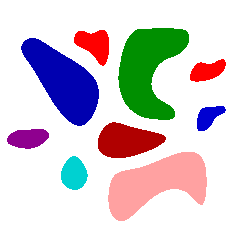
#> input picture Trabalho 3/objetos3.png, 238 x 238 px, found by its file name
$ jupyter execute Trab3.ipynb
#> lines starting #> are read from the running program, lines starting #| are printed output that depends on the picture; after the words box and inside, x2 and y2 are one past the last pixel; in counts of white or black regions, pixels touching at a corner belong together; long printed decimals are rounded
[cell 1]
import cv2
import numpy as np
import math
import matplotlib.pyplot as plt
from google.colab.patches import cv2_imshow
import gc

[cell 2]
def pegarContorno(img, limiar):
  thresh_img = img
  thresh_img[thresh_img<limiar] = 0
  contorno, _ = cv2.findContours(thresh_img, cv2.RETR_TREE, cv2.CHAIN_APPROX_SIMPLE)
  img_contorno = np.ones(img.shape+(3,))*255
  cv2.drawContours(img_contorno, contorno[1:], -1, (0,0,255), 2)
  return img_contorno, thresh_img, contorno

[cell 3]
def calcularExcentricidade(momento):
  a1 = (momento['mu20']+momento['mu02'])/2
  a2 = np.sqrt(4*momento['mu11']**2+(momento['mu20']-momento['mu02'])**2)/2
  minor_axis = a1-a2
  major_axis = a1+a2
  return np.sqrt(1-minor_axis/major_axis)

[cell 4]
def extrairPropriedades(contorno, img_contorno):
  i = 1
  cores = [(204,204,255),(204,229,255),(204,255,255),(204,255,229),(204,255,204),(229,255,204),(255,255,204),(255,229,204),(255,204,229),(229,204,255)]
  info = []
  areas = []
  obj_pequeno = 0
  obj_medio = 0
  obj_grande = 0
  for cnt_atual in contorno[1:]:
    #Calculo da Area e perimetro
    area = cv2.contourArea(cnt_atual)
    areas.append(area)
    perimetro = cv2.arcLength(cnt_atual,True)

    #Calculo da excentricidade
    momento = cv2.moments(cnt_atual)
    excentricidade = calcularExcentricidade(momento)
    print(excentricidade)

    #Calculo da solidez
    casca = cv2.convexHull(cnt_atual)
    areaDaCasca = cv2.contourArea(casca)
    solidez = area/areaDaCasca

    #Pega o centroide do contorno
    cx = int(momento['m10']/momento['m00'])
    cy = int(momento['m01']/momento['m00'])
    #Preenche o contorno
    cv2.drawContours(img_contorno, contorno, i, cores[i%len(cores)], -1)
    #Escreve a sua respectiva numeração
    cv2.putText(img_contorno, str(i-1), (cx,cy), cv2.FONT_HERSHEY_SIMPLEX, 0.4 ,(0,0,0))
    i += 1
    if area < 1500:
      obj_pequeno += 1
    elif area >= 1500 and area < 3000:
      obj_medio += 1
    else:
      obj_grande += 1
  plt.hist(areas, bins=[0,1500,3000, max(max(areas),4500)], color='crimson', lw=2, ec='black')
  plt.ylabel('Numero de Objetos')
  plt.xlabel('Área')
  plt.title('Histograma de areas dos objetos')
  return

[cell 5]
img = cv2.imread('/content/objetos3.png', cv2.IMREAD_GRAYSCALE)
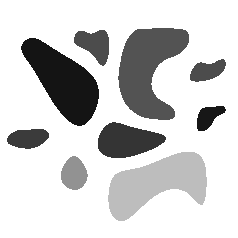
#> img: shape (238, 238); min 20, max 255, mean 207.9
cv2_imshow(img)
img_cnt, ti, cnt = pegarContorno(img, 255)
#> in pegarContorno, `thresh_img[thresh_img<limiar] = 0`:
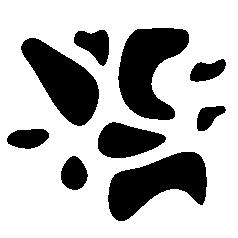
#> thresh_img: shape (238, 238); 71.3% white; 9 black regions
#> in pegarContorno, `contorno, _ = cv2.findContours(thresh_img, cv2.RETR_TREE, cv2.CHAIN_AP..`: contorno = 10 contours; largest, box (x1, y1, x2, y2) and area: (0, 0, 238, 238) 56169, (117, 27, 190, 121) 4107, (107, 151, 208, 222) 4067, (20, 37, 100, 127) 3690, (97, 121, 167, 159) 1762
#> in pegarContorno, `cv2.drawContours(img_contorno, contorno[1:], -1, (0,0,255), 2)`:
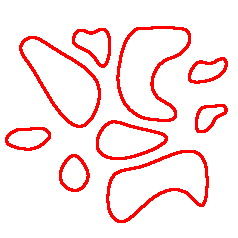
#> img_contorno: shape (238, 238, 3) float64; mean of channels 0, 1, 2 231.3, 231.3, 255; drawn as B, G, R
#> cnt has the same summary as contorno in pegarContorno
cv2_imshow(img_cnt)
cv2_imshow(ti)
imgc = np.ones(img.shape+(3,))*255
extrairPropriedades(cnt, imgc)
#> the loop in extrairPropriedades, `for cnt_atual in contorno[1:]:` made 9 passes
#> (area, perimetro, a1 in calcularExcentricidade, a2 in calcularExcentricidade, minor_axis in calcularExcentricidade, major_axis in calcularExcentricidade, excentricidade, areaDaCasca) on pass 4: (1761.5, 179.8, 322245.4, 192103.5, 130141.9, 514348.9, 0.864, 1812.5)
#> (area, perimetro, a1 in calcularExcentricidade, a2 in calcularExcentricidade, minor_axis in calcularExcentricidade, major_axis in calcularExcentricidade, excentricidade, areaDaCasca) on passes 1, 2, 3, 5, 6, 7: (716.5, 102, 42249.2, 9677.8, 32571.4, 51927, 0.611, 731), (4067, 311.1, 2214858.6, 1554702.7, 660155.9, 3769561.2, 0.908, 5209.5), (688.5, 108.7, 49488.6, 31584.8, 17903.8, 81073.4, 0.883, 708), (478, 94.43, 24158, 13691.5, 10466.5, 37849.5, 0.851, 516.5), (584, 104.9, 36738.4, 23466, 13272.5, 60204.4, 0.883, 639), (3690.5, 265.1, 1532643.2, 1028667.7, 503975.5, 2561310.9, 0.896, 3772.5)
#| 0.6105
#| 0.9082
#| 0.8827
#| 0.8643
#| 0.8506
#| 0.8829
#| 0.8962
#| 0.7351
#> (further printed lines are left out)
#> after the loop in extrairPropriedades, `for cnt_atual in contorno[1:]:`:
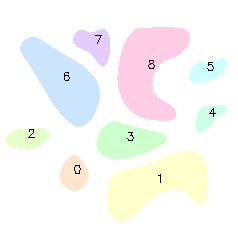
#> img_contorno: shape (238, 238, 3) float64; mean of channels 0, 1, 2 245.3, 247.5, 247.4; drawn as B, G, R
#> after the loop in extrairPropriedades, `for cnt_atual in contorno[1:]:`: areas = [716.5, 4067, 688.5, 1761.5, 478, 584, 3690.5, 843.5, 4107]; i = 10; obj_grande = 3; obj_medio = 1; obj_pequeno = 5
cv2_imshow(imgc)
gc.collect()
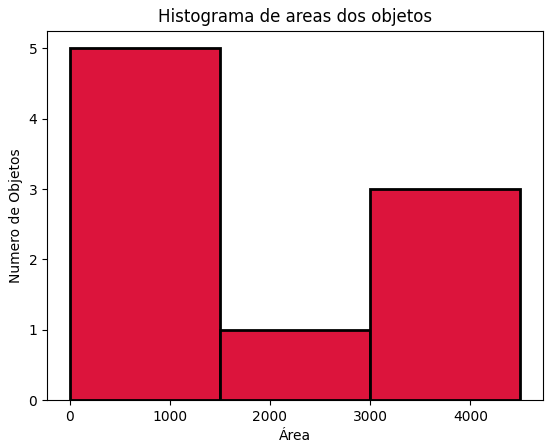
#> figure drawn by matplotlib, 1 panel; tallest bar 5 high, from x = 0 to 1500

$ run again, with Trabalho 3/objetos1.png copied over Trabalho 3/objetos3.png
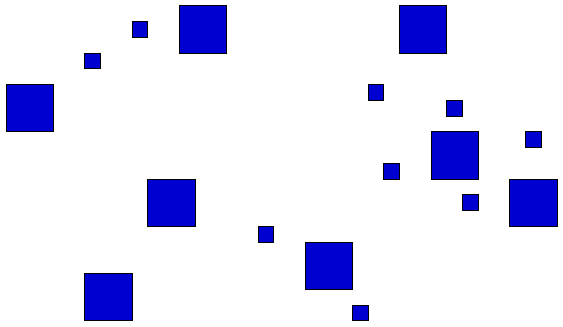
#> input picture Trabalho 3/objetos1.png, 563 x 327 px, found by its file name
#> thresh_img: shape (327, 563); 88.5% white; 17 black regions
#> contorno = 18 contours; largest, box (x1, y1, x2, y2) and area: (0, 0, 563, 327) 183212, (83, 272, 134, 322) 2448, (508, 178, 559, 228) 2448, (146, 178, 197, 228) 2448, (430, 130, 480, 181) 2448
#> cnt has the same summary as contorno in pegarContorno
#> the loop in extrairPropriedades, `for cnt_atual in contorno[1:]:` made 17 passes
#> (area, perimetro, a1 in calcularExcentricidade, a2 in calcularExcentricidade, minor_axis in calcularExcentricidade, major_axis in calcularExcentricidade, excentricidade, areaDaCasca) on passes 1 to 7: (304, 67.66, 7673.8, 437.8, 7236, 8111.7, 0.329, 304), (2448, 195.7, 499117.8, 10081.8, 489036, 509199.7, 0.199, 2448), (2399, 193.7, 479231.9, 0, 479231.9, 479231.9, 0, 2399), (304, 67.66, 7673.8, 437.8, 7236, 8111.7, 0.329, 304), (322, 69.66, 8597.7, 2.79e-09, 8597.7, 8597.7, 8.06e-07, 322), (2448, 195.7, 499117.8, 10081.8, 489036, 509199.7, 0.199, 2448), (2448, 195.7, 499117.8, 10081.8, 489036, 509199.7, 0.199, 2448)
#> (printed output is left out)
#> after the loop in extrairPropriedades, `for cnt_atual in contorno[1:]:`:
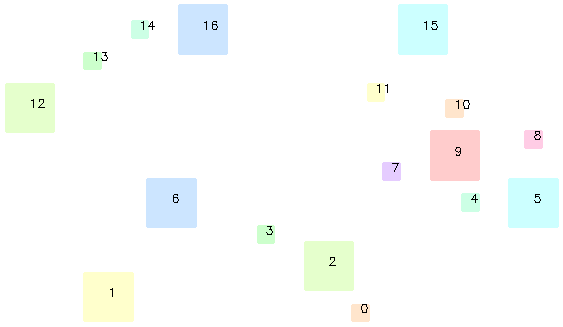
#> img_contorno: shape (327, 563, 3) float64; mean of channels 0, 1, 2 251, 252.7, 250.5; drawn as B, G, R
#> after the loop in extrairPropriedades, `for cnt_atual in contorno[1:]:`: areas = [304, 2448, 2399, 304, 322, 2448, 2448, 322, 322, 2448, 322, 304, 2399, 304, 304, 2448, 2448]; i = 18; obj_grande = 0; obj_medio = 8; obj_pequeno = 9
#> `[cell 5] img = cv2.imread('/content/objetos3.png', cv2.IMREAD_GRAYSCAL..`:
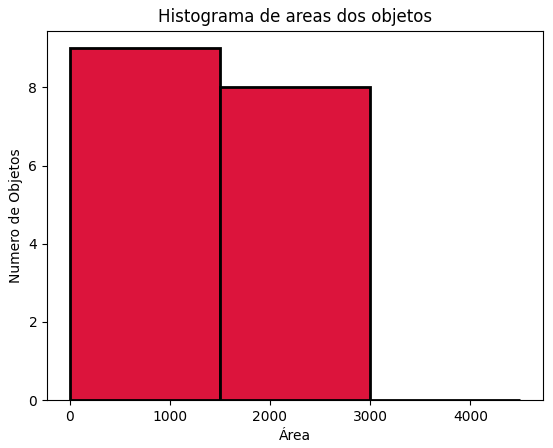
#> figure drawn by matplotlib, 1 panel; tallest bar 9 high, from x = 0 to 1500

$ run again, with Trabalho 3/objetos2.png copied over Trabalho 3/objetos3.png
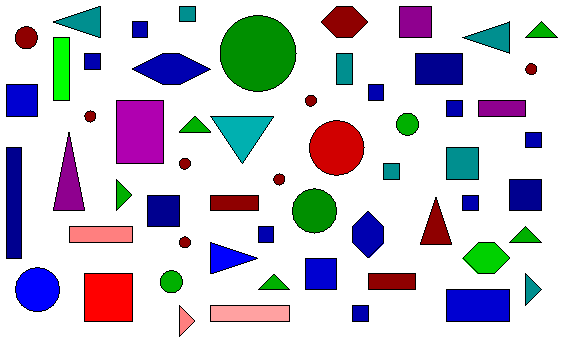
#> input picture Trabalho 3/objetos2.png, 563 x 343 px, found by its file name
#> in pegarContorno, `thresh_img[thresh_img<limiar] = 0`:
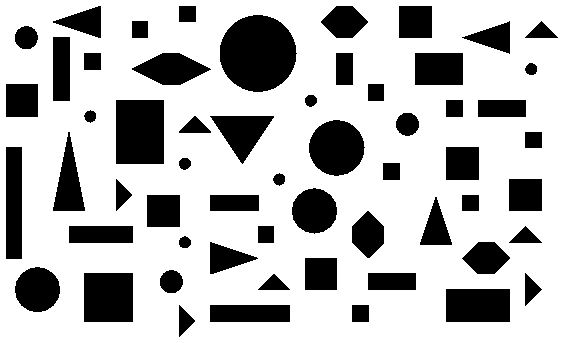
#> thresh_img: shape (343, 563); 73.4% white; 58 black regions
#> contorno = 59 contours; largest, box (x1, y1, x2, y2) and area: (0, 0, 563, 343) 192204, (219, 14, 298, 93) 4724, (115, 99, 165, 165) 3183, (83, 272, 134, 323) 2498, (308, 119, 366, 177) 2480
#> cnt has the same summary as contorno in pegarContorno
#> the loop in extrairPropriedades, `for cnt_atual in contorno[1:]:` made 58 passes
#> (area, perimetro, a1 in calcularExcentricidade, a2 in calcularExcentricidade, minor_axis in calcularExcentricidade, major_axis in calcularExcentricidade, excentricidade, areaDaCasca) on pass 40: (3183, 225.7, 877706.6, 241609.3, 636097.2, 1119315.9, 0.657, 3183)
#> (printed output is left out)
#> `[cell 5] img = cv2.imread('/content/objetos3.png', cv2.IMREAD_GRAYSCAL..`:
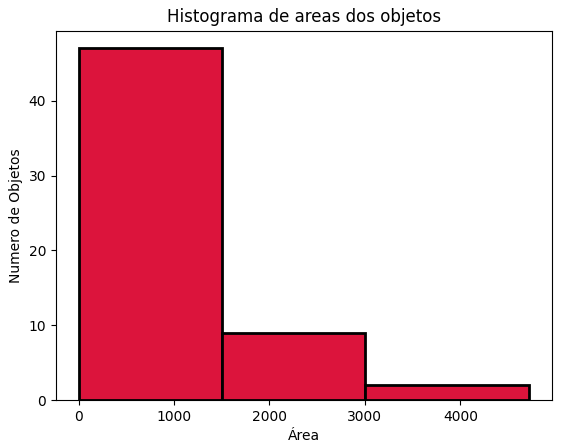
#> figure drawn by matplotlib, 1 panel; tallest bar 47 high, from x = 0 to 1500
